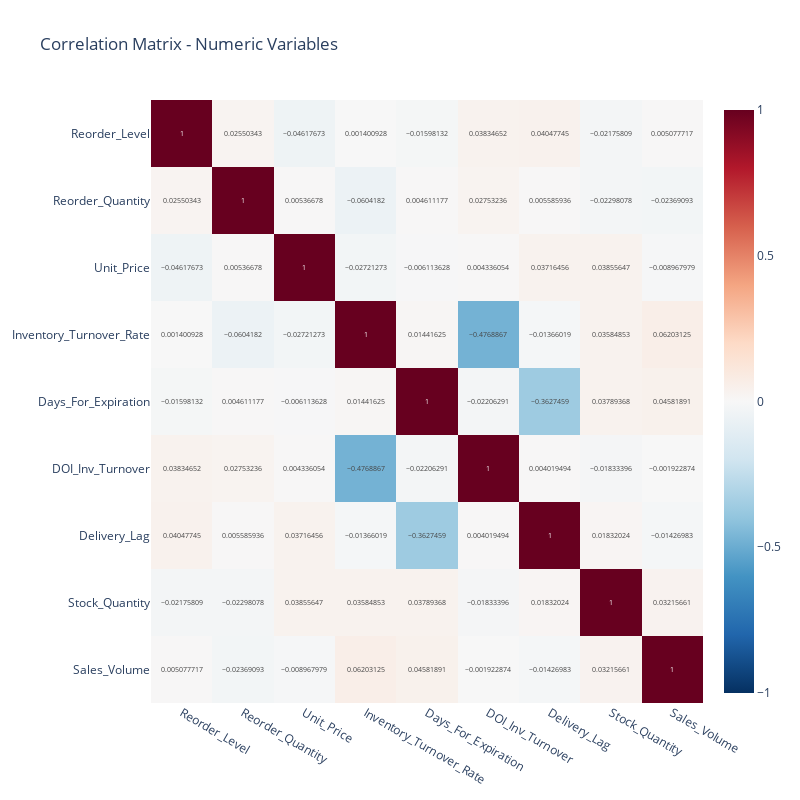

Notebook code cell kept with this figure:
### Code cell
# Create a heatmap visualization of the correlation matrix
fig_corr = px.imshow(correlation_matrix,
                    title='Correlation Matrix - Numeric Variables',
                    color_continuous_scale='RdBu_r',  # Red-Blue reversed color scale
                    aspect="auto",                   # Automatic aspect ratio
                    text_auto=True,                  # Display correlation values on cells
                    zmin=-1, zmax=1)                 # Fix color scale from -1 to +1

# Adjust the figure dimensions
fig_corr.update_layout(width=800, height=800)

# Display the interactive heatmap
fig_corr.show()

### Figure 1 — Plotly figure (JSON) as saved in the notebook; plotly's stock layout.template omitted (floating-point values rounded to 4 significant figures)
{"data": [{"coloraxis": "coloraxis", "hovertemplate": "x: %{x}<br>y: %{y}<br>color: %{z}<extra></extra>", "name": "0", "texttemplate": "%{z}", "type": "heatmap", "x": ["Reorder_Level", "Reorder_Quantity", "Unit_Price", "Inventory_Turnover_Rate", "Days_For_Expiration", "DOI_Inv_Turnover", "Delivery_Lag", "Stock_Quantity", "Sales_Volume"], "xaxis": "x", "y": ["Reorder_Level", "Reorder_Quantity", "Unit_Price", "Inventory_Turnover_Rate", "Days_For_Expiration", "DOI_Inv_Turnover", "Delivery_Lag", "Stock_Quantity", "Sales_Volume"], "yaxis": "y", "z": [[1, 0.0255, -0.04618, 0.001401, -0.01598, 0.03835, 0.04048, -0.02176, 0.005078], [0.0255, 1, 0.005367, -0.06042, 0.004611, 0.02753, 0.005586, -0.02298, -0.02369], [-0.04618, 0.005367, 1, -0.02721, -0.006114, 0.004336, 0.03716, 0.03856, -0.008968], [0.001401, -0.06042, -0.02721, 1, 0.01442, -0.4769, -0.01366, 0.03585, 0.06203], [-0.01598, 0.004611, -0.006114, 0.01442, 1, -0.02206, -0.3627, 0.03789, 0.04582], [0.03835, 0.02753, 0.004336, -0.4769, -0.02206, 1, 0.004019, -0.01833, -0.001923], [0.04048, 0.005586, 0.03716, -0.01366, -0.3627, 0.004019, 1, 0.01832, -0.01427], [-0.02176, -0.02298, 0.03856, 0.03585, 0.03789, -0.01833, 0.01832, 1, 0.03216], [0.005078, -0.02369, -0.008968, 0.06203, 0.04582, -0.001923, -0.01427, 0.03216, 1]]}], "layout": {"coloraxis": {"cmax": 1, "cmin": -1, "colorscale": [[0, "rgb(5,48,97)"], [0.1, "rgb(33,102,172)"], [0.2, "rgb(67,147,195)"], [0.3, "rgb(146,197,222)"], [0.4, "rgb(209,229,240)"], [0.5, "rgb(247,247,247)"], [0.6, "rgb(253,219,199)"], [0.7, "rgb(244,165,130)"], [0.8, "rgb(214,96,77)"], [0.9, "rgb(178,24,43)"], [1, "rgb(103,0,31)"]]}, "height": 800, "title": {"text": "Correlation Matrix - Numeric Variables"}, "width": 800, "xaxis": {"anchor": "y", "domain": [0, 1]}, "yaxis": {"anchor": "x", "autorange": "reversed", "domain": [0, 1]}}}
